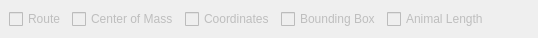
             <widget class="QStackedWidget" name="stackedWidgetControleDesenho">
              <property name="maximumSize">
               <size>
                <width>16777215</width>
                <height>35</height>
               </size>
              </property>
              <property name="currentIndex">
               <number>0</number>
              </property>
              <widget class="QWidget" name="page_2">
               <layout class="QHBoxLayout" name="horizontalLayout_10">
                <item>
                 <widget class="QCheckBox" name="checkBoxRoute">
                  <property name="enabled">
                   <bool>false</bool>
                  </property>
                  <property name="font">
                   <font>
                    <weight>50</weight>
                    <bold>false</bold>
                   </font>
                  </property>
                  <property name="text">
                   <string>Route</string>
                  </property>
                  <property name="checked">
                   <bool>false</bool>
                  </property>
                 </widget>
                </item>
                <item>
                 <widget class="QCheckBox" name="checkBoxCenterMass">
                  <property name="enabled">
                   <bool>false</bool>
                  </property>
                  <property name="font">
                   <font>
                    <weight>50</weight>
                    <bold>false</bold>
                   </font>
                  </property>
                  <property name="text">
                   <string>Center of Mass</string>
                  </property>
                 </widget>
                </item>
                <item>
                 <widget class="QCheckBox" name="checkBoxCoordinates">
                  <property name="enabled">
                   <bool>false</bool>
                  </property>
                  <property name="font">
                   <font>
                    <weight>50</weight>
                    <bold>false</bold>
                   </font>
                  </property>
                  <property name="text">
                   <string>Coordinates</string>
                  </property>
                 </widget>
                </item>
                <item>
                 <widget class="QCheckBox" name="checkBoxBoundingBox">
                  <property name="enabled">
                   <bool>false</bool>
                  </property>
                  <property name="font">
                   <font>
                    <weight>50</weight>
                    <bold>false</bold>
                   </font>
                  </property>
                  <property name="text">
                   <string>Bounding Box</string>
                  </property>
                 </widget>
                </item>
                <item>
                 <widget class="QCheckBox" name="checkBoxLengthAnimal">
                  <property name="enabled">
                   <bool>false</bool>
                  </property>
                  <property name="font">
                   <font>
                    <weight>50</weight>
                    <bold>false</bold>
                   </font>
                  </property>
                  <property name="text">
                   <string>Animal Length</string>
                  </property>
                 </widget>
                </item>
                <item>
                 <spacer name="horizontalSpacer_14">
                  <property name="orientation">
                   <enum>Qt::Horizontal</enum>
                  </property>
                  <property name="sizeHint" stdset="0">
                   <size>
                    <width>40</width>
                    <height>20</height>
                   </size>
                  </property>
                 </spacer>
                </item>
               </layout>
              </widget>
             </widget>
